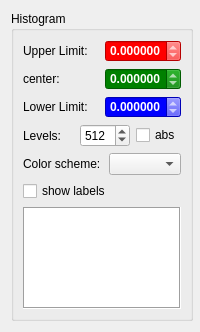
<?xml version="1.0" encoding="UTF-8"?>
<ui version="4.0">
 <class>propHistogram</class>
 <widget class="QWidget" name="propHistogram">
  <property name="geometry">
   <rect>
    <x>0</x>
    <y>0</y>
    <width>200</width>
    <height>332</height>
   </rect>
  </property>
  <property name="minimumSize">
   <size>
    <width>200</width>
    <height>332</height>
   </size>
  </property>
  <property name="maximumSize">
   <size>
    <width>16777215</width>
    <height>332</height>
   </size>
  </property>
  <property name="windowTitle">
   <string>Form</string>
  </property>
  <property name="styleSheet">
   <string notr="true"/>
  </property>
  <layout class="QHBoxLayout" name="horizontalLayout">
   <item>
    <widget class="QGroupBox" name="histogram">
     <property name="minimumSize">
      <size>
       <width>182</width>
       <height>0</height>
      </size>
     </property>
     <property name="maximumSize">
      <size>
       <width>182</width>
       <height>16777215</height>
      </size>
     </property>
     <property name="title">
      <string>Histogram</string>
     </property>
     <layout class="QVBoxLayout" name="verticalLayout">
      <item>
       <layout class="QHBoxLayout" name="horizontalLayout_4">
        <item>
         <widget class="QLabel" name="nLabel">
          <property name="sizePolicy">
           <sizepolicy hsizetype="Fixed" vsizetype="Preferred">
            <horstretch>0</horstretch>
            <verstretch>0</verstretch>
           </sizepolicy>
          </property>
          <property name="minimumSize">
           <size>
            <width>80</width>
            <height>0</height>
           </size>
          </property>
          <property name="text">
           <string>Upper Limit: </string>
          </property>
         </widget>
        </item>
        <item>
         <widget class="QDoubleSpinBox" name="upperLimit">
          <property name="enabled">
           <bool>true</bool>
          </property>
          <property name="font">
           <font>
            <weight>75</weight>
            <bold>true</bold>
           </font>
          </property>
          <property name="styleSheet">
           <string notr="true">color: rgb(255, 255,255);
background-color: rgb(255,0,0)</string>
          </property>
          <property name="decimals">
           <number>6</number>
          </property>
          <property name="minimum">
           <double>-1000000000.000000000000000</double>
          </property>
          <property name="maximum">
           <double>1000000000.000000000000000</double>
          </property>
          <property name="singleStep">
           <double>0.010000000000000</double>
          </property>
         </widget>
        </item>
       </layout>
      </item>
      <item>
       <layout class="QHBoxLayout" name="horizontalLayout_3">
        <item>
         <widget class="QLabel" name="nLabel_2">
          <property name="sizePolicy">
           <sizepolicy hsizetype="Fixed" vsizetype="Preferred">
            <horstretch>0</horstretch>
            <verstretch>0</verstretch>
           </sizepolicy>
          </property>
          <property name="minimumSize">
           <size>
            <width>80</width>
            <height>0</height>
           </size>
          </property>
          <property name="text">
           <string>center:</string>
          </property>
         </widget>
        </item>
        <item>
         <widget class="QDoubleSpinBox" name="centerValue">
          <property name="enabled">
           <bool>true</bool>
          </property>
          <property name="font">
           <font>
            <weight>75</weight>
            <bold>true</bold>
           </font>
          </property>
          <property name="styleSheet">
           <string notr="true">color: rgb(255, 255,255);
background-color: rgb(0,128,0)</string>
          </property>
          <property name="decimals">
           <number>6</number>
          </property>
          <property name="minimum">
           <double>-1000000000.000000000000000</double>
          </property>
          <property name="maximum">
           <double>1000000000.000000000000000</double>
          </property>
          <property name="singleStep">
           <double>0.010000000000000</double>
          </property>
         </widget>
        </item>
       </layout>
      </item>
      <item>
       <layout class="QHBoxLayout" name="horizontalLayout_2">
        <item>
         <widget class="QLabel" name="cLabel">
          <property name="sizePolicy">
           <sizepolicy hsizetype="Fixed" vsizetype="Preferred">
            <horstretch>0</horstretch>
            <verstretch>0</verstretch>
           </sizepolicy>
          </property>
          <property name="minimumSize">
           <size>
            <width>80</width>
            <height>0</height>
           </size>
          </property>
          <property name="text">
           <string>Lower Limit:</string>
          </property>
         </widget>
        </item>
        <item>
         <widget class="QDoubleSpinBox" name="lowerLimit">
          <property name="enabled">
           <bool>true</bool>
          </property>
          <property name="font">
           <font>
            <weight>75</weight>
            <bold>true</bold>
           </font>
          </property>
          <property name="styleSheet">
           <string notr="true">color: rgb(255, 255,255);
background-color: rgb(0,0,255)</string>
          </property>
          <property name="decimals">
           <number>6</number>
          </property>
          <property name="minimum">
           <double>-1000000000.000000000000000</double>
          </property>
          <property name="maximum">
           <double>1000000000.000000000000000</double>
          </property>
          <property name="singleStep">
           <double>0.010000000000000</double>
          </property>
         </widget>
        </item>
       </layout>
      </item>
      <item>
       <layout class="QHBoxLayout" name="horizontalLayout_5">
        <item>
         <widget class="QLabel" name="sizeLabel">
          <property name="sizePolicy">
           <sizepolicy hsizetype="Fixed" vsizetype="Preferred">
            <horstretch>0</horstretch>
            <verstretch>0</verstretch>
           </sizepolicy>
          </property>
          <property name="minimumSize">
           <size>
            <width>80</width>
            <height>0</height>
           </size>
          </property>
          <property name="text">
           <string>Levels: </string>
          </property>
          <property name="alignment">
           <set>Qt::AlignLeading|Qt::AlignLeft|Qt::AlignVCenter</set>
          </property>
         </widget>
        </item>
        <item>
         <widget class="QSpinBox" name="levels">
          <property name="sizePolicy">
           <sizepolicy hsizetype="Minimum" vsizetype="Fixed">
            <horstretch>0</horstretch>
            <verstretch>0</verstretch>
           </sizepolicy>
          </property>
          <property name="minimum">
           <number>1</number>
          </property>
          <property name="maximum">
           <number>1024</number>
          </property>
          <property name="value">
           <number>512</number>
          </property>
         </widget>
        </item>
        <item>
         <widget class="QCheckBox" name="absCheckBox">
          <property name="text">
           <string>abs</string>
          </property>
         </widget>
        </item>
       </layout>
      </item>
      <item>
       <layout class="QHBoxLayout" name="horizontalLayout_6">
        <item>
         <widget class="QLabel" name="label">
          <property name="sizePolicy">
           <sizepolicy hsizetype="Fixed" vsizetype="Preferred">
            <horstretch>0</horstretch>
            <verstretch>0</verstretch>
           </sizepolicy>
          </property>
          <property name="minimumSize">
           <size>
            <width>80</width>
            <height>0</height>
           </size>
          </property>
          <property name="text">
           <string>Color scheme: </string>
          </property>
         </widget>
        </item>
        <item>
         <widget class="QComboBox" name="colorSchemeCombo"/>
        </item>
       </layout>
      </item>
      <item>
       <layout class="QHBoxLayout" name="horizontalLayout_8">
        <item>
         <widget class="QCheckBox" name="lblsBox">
          <property name="text">
           <string>show labels</string>
          </property>
         </widget>
        </item>
       </layout>
      </item>
      <item>
       <layout class="QHBoxLayout" name="horizontalLayout_7">
        <item>
         <widget class="QTextEdit" name="textEdit">
          <property name="enabled">
           <bool>true</bool>
          </property>
          <property name="sizePolicy">
           <sizepolicy hsizetype="Expanding" vsizetype="Expanding">
            <horstretch>0</horstretch>
            <verstretch>0</verstretch>
           </sizepolicy>
          </property>
          <property name="autoFillBackground">
           <bool>true</bool>
          </property>
          <property name="frameShape">
           <enum>QFrame::Box</enum>
          </property>
          <property name="frameShadow">
           <enum>QFrame::Sunken</enum>
          </property>
          <property name="lineWrapMode">
           <enum>QTextEdit::NoWrap</enum>
          </property>
          <property name="readOnly">
           <bool>true</bool>
          </property>
          <property name="placeholderText">
           <string/>
          </property>
         </widget>
        </item>
       </layout>
      </item>
     </layout>
    </widget>
   </item>
  </layout>
 </widget>
 <resources/>
 <connections>
  <connection>
   <sender>lowerLimit</sender>
   <signal>valueChanged(double)</signal>
   <receiver>propHistogram</receiver>
   <slot>changedLowerLimit(double)</slot>
   <hints>
    <hint type="sourcelabel">
     <x>61</x>
     <y>315</y>
    </hint>
    <hint type="destinationlabel">
     <x>99</x>
     <y>194</y>
    </hint>
   </hints>
  </connection>
  <connection>
   <sender>upperLimit</sender>
   <signal>valueChanged(double)</signal>
   <receiver>propHistogram</receiver>
   <slot>changedUpperLimit(double)</slot>
   <hints>
    <hint type="sourcelabel">
     <x>61</x>
     <y>335</y>
    </hint>
    <hint type="destinationlabel">
     <x>99</x>
     <y>194</y>
    </hint>
   </hints>
  </connection>
  <connection>
   <sender>levels</sender>
   <signal>valueChanged(int)</signal>
   <receiver>propHistogram</receiver>
   <slot>changedLevels(int)</slot>
   <hints>
    <hint type="sourcelabel">
     <x>105</x>
     <y>365</y>
    </hint>
    <hint type="destinationlabel">
     <x>99</x>
     <y>194</y>
    </hint>
   </hints>
  </connection>
  <connection>
   <sender>colorSchemeCombo</sender>
   <signal>currentIndexChanged(int)</signal>
   <receiver>propHistogram</receiver>
   <slot>colorSchemeChanged(int)</slot>
   <hints>
    <hint type="sourcelabel">
     <x>127</x>
     <y>180</y>
    </hint>
    <hint type="destinationlabel">
     <x>99</x>
     <y>176</y>
    </hint>
   </hints>
  </connection>
  <connection>
   <sender>absCheckBox</sender>
   <signal>stateChanged(int)</signal>
   <receiver>propHistogram</receiver>
   <slot>changedABS(int)</slot>
   <hints>
    <hint type="sourcelabel">
     <x>182</x>
     <y>154</y>
    </hint>
    <hint type="destinationlabel">
     <x>99</x>
     <y>209</y>
    </hint>
   </hints>
  </connection>
  <connection>
   <sender>lblsBox</sender>
   <signal>clicked(bool)</signal>
   <receiver>propHistogram</receiver>
   <slot>lblBoxChanged(bool)</slot>
   <hints>
    <hint type="sourcelabel">
     <x>99</x>
     <y>175</y>
    </hint>
    <hint type="destinationlabel">
     <x>99</x>
     <y>165</y>
    </hint>
   </hints>
  </connection>
 </connections>
 <slots>
  <slot>changedLevels(int)</slot>
  <slot>changedLowerLimit(double)</slot>
  <slot>changedUpperLimit(double)</slot>
  <slot>colorSchemeChanged(int)</slot>
  <slot>changedABS(int)</slot>
  <slot>lblBoxChanged(bool)</slot>
 </slots>
</ui>
